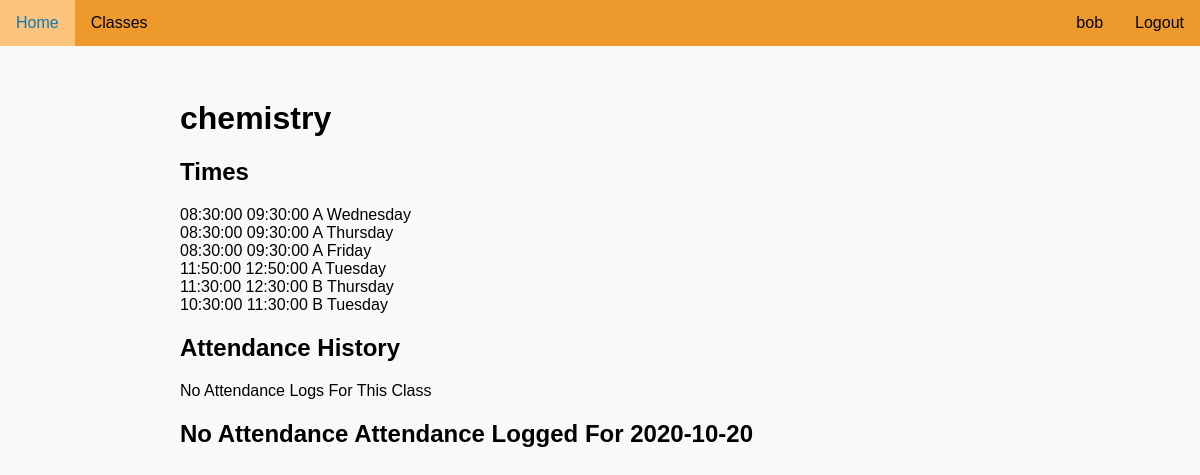
Screenshot of /account/16327/classes/CHEM-1/294 (signed in) with the database file from the repository.
### attendanceproject/models.py (models this page shows)
class User(UserMixin, db.Model):
    __tablename__ = "user"
    id = db.Column(db.Integer, unique=True, nullable=False, primary_key=True)
    fname = db.Column(db.Text(20), nullable=False)
    lname = db.Column(db.Text(20), nullable=False)
    user_code = db.Column(db.Text(8), nullable=False, unique=True)
    email = db.Column(db.Text(50), nullable=False, unique=True)
    password = db.Column(db.Text(90), nullable=False)
    auth = db.Column(db.Text(10), nullable=True)
    tags = db.relationship('Tag', backref='user_tag')
    subjects = db.relationship('UserSubject', back_populates='user')
    attnd_times = db.relationship('AttendanceTime', backref='subject_attnd_times')

class SubjectCode(db.Model):
    __tablename__ = "subject_code"
    id = db.Column(db.Integer, unique=True, nullable=False, primary_key=True)
    name = db.Column(db.Text(50), nullable=False)
    code = db.Column(db.Text(50), unique=True, nullable=False)
    join_code = db.Column(db.Text(10), unique=True, nullable=False)
    users = db.relationship('UserSubject', back_populates='subject')
    times = db.relationship('SubjectTimes', back_populates='subject')
    scanner = db.relationship('Scanner', back_populates='subject')

class SubjectTimes(db.Model):
    __tablename__ = "subject_time"
    id = db.Column(db.Integer, unique=True, nullable=False, primary_key=True)
    subject_id = db.Column(db.Integer, db.ForeignKey('subject_code.id'))
    stime_id = db.Column(db.Integer, db.ForeignKey('times.id'), nullable=False)
    sweek = db.Column(db.Boolean, nullable=False)
    sday = db.Column(db.Integer, nullable=False)
    time = db.relationship('Times', back_populates='subjects')
    subject = db.relationship('SubjectCode', back_populates='times')

class Times(db.Model):
    __tablename__ = "times"
    id = db.Column(db.Integer, unique=True, nullable=False, primary_key=True)
    start_time = db.Column(db.Time, unique=True, nullable=False)
    end_time = db.Column(db.Time, unique=True, nullable=False)
    subjects = db.relationship("SubjectTimes", back_populates='time')

### attendanceproject/routes.py (the view, shortened to what this page needs)
@app.route('/account/<user_code>/classes/<class_code>/<int:day>', methods=["GET", "POST"])
@login_required
def class_code(class_code, user_code, day):
    if day > 365:
        flash('Day number out of range')
        abort(404)
    subject = SubjectCode.query.filter_by(code=class_code).first()
    prev_next = {'next_day':url_for('class_code', class_code=class_code, user_code=user_code, day=day+1),
                 'prev_day':url_for('class_code', class_code=class_code, user_code=user_code, day=day-1),
                 'today':url_for('class_code', class_code=class_code, user_code=user_code, day=datetime.date.today().timetuple().tm_yday)}
    if not subject:
        flash('Class could not be found')
        return redirect(url_for('classes', user_code=current_user.user_code))
    user = User.query.filter_by(user_code=user_code).first()
    if user:
        total_days = day_num() - day
        current_date = datetime.date.today() - datetime.timedelta(days=total_days)
        if (current_user.auth in ['teacher', 'admin'] and class_code in
            [x.subject.code for x in current_user.subjects]) and user == current_user:
            check = check_class_date(subject_date=current_date, subject=subject)
            student_times = [] # Variable for the times of the students in the class
            students_in_class = 0 # Variable used to check if there are students in the class
            if 'student' in [user.user_type for user in subject.users]:
                students_in_class = 1
                for user in subject.users:
                    added_time = False
                    if user.user_type == 'student':
                        if user.user.attnd_times:
                            for t in user.user.attnd_times:
                                if t.time.date() == current_date and t.subject == subject.id:
                                    student_times.append((user.user, t.attnd_status))
                                    added_time = True
                                    break
                            if not added_time:
                                student_times.append((user.user, "N/A"))
                        else:
                            student_times.append((user.user, "N/A"))
            if check:
                return render_template("teacherclass.html", day_num=day_num(), subject=subject, user=current_user,
                                        days=CONSTANT_DAYS, students_in_class=students_in_class,
                                        current_date=current_date.strftime('%d/%m/%y'), student_times=student_times,
                                        time=check, week=current_week(current_date),
                                        day=CONSTANT_DAYS[current_date.isoweekday()-1], prev_next=prev_next,
                                        viewing_day=day)
            return render_template("teacherclass.html", day_num=day_num(), subject=subject, user=current_user,
                                    days=CONSTANT_DAYS, students_in_class=students_in_class,
                                    current_date=current_date.strftime('%d/%m/%y'), student_times=None,
                                    week=current_week(current_date), day=CONSTANT_DAYS[current_date.isoweekday()-1],
                                    prev_next=prev_next, viewing_day=day)
        elif (current_user.auth == 'student' and class_code in
            [x.subject.code for x in current_user.subjects]):
            student_attnd_times = AttendanceTime.query.filter_by(user=user.id, subject=subject.id).all()
            student_attnd_times_weeks = []
            for i in student_attnd_times:
                if ((ceil((i.time.timetuple().tm_yday)/7))) % 2 == 0:
                    student_attnd_times_weeks.append((i, i.time.timetuple().tm_wday, "A"))
                else:
                    student_attnd_times_weeks.append((i, i.time.timetuple().tm_wday, "B"))
            attendance_on_day = None
            for time in student_attnd_times:
                if time.time.date() == (datetime.date(2019, 12, 31) + datetime.timedelta(days=day)):
                    attendance_on_day = time
            return render_template("studentclass.html", subject=subject, days=CONSTANT_DAYS, attnd_times=student_attnd_times_weeks,
                                    attnd_day=attendance_on_day, current_date=current_date)
        else:
            flash('You do not have access to this page')
            return redirect(url_for('classes', user_code=current_user.user_code))
    return render_template("teacherclass.html", subject=subject)

### attendanceproject/models.py (called while the page is built)
@login_manager.user_loader
def load_user(user_id):
    return User.query.get(int(user_id))

### attendanceproject/routes.py (called while the page is built)
def day_num():
    return datetime.date.today().timetuple().tm_yday

### attendanceproject/templates/studentclass.html
{% extends "layout.html" %}
{% block content %}
    <h1>{{ subject.name }}</h1>
    <h2>Times</h2>
    {% if subject.times %}
        <ul>
            {% for time in subject.times %}
                <li>{{ time.time.start_time }} {{ time.time.end_time }} {% if not time.sweek %} A {% else %} B {% endif %} {{ days[time.sday] }}</li>
            {% endfor %}
        </ul>
    {% else %}
        <p>No times set for this class</p>
    {% endif %}
    <h2>Attendance History</h2>
    {% if attnd_times %}
        <ul>
            {% for time in attnd_times %}
                <li>{{ time[0].time.date() }} {{ time[0].time.time() }} {{ time[0].attnd_status }} {{ days[time[1]] }} {{ time[2] }}</li>
            {% endfor %}
        </ul>
    {% else %}
        <p>No Attendance Logs For This Class</p>
    {% endif %}
    {% if attnd_day %}
        <h2>Attendance For {{ attnd_day.time.date() }}</h2>
        <ul>
            <li>{{ attnd_day.time.time() }} {{ attnd_day.attnd_status }}</li>
        </ul>
    {% else %}
        <h2>No Attendance Attendance Logged For {{ current_date }}</h2>
    {% endif %}
{% endblock %}

### attendanceproject/templates/navigation.html (shortened to what this page needs)
<div id='nav'>
    <ul>
        <div id="nav-left">
            {% if current_user.is_authenticated %}
                <li><a href="{{url_for('home')}}">Home</a></li>
                {% if current_user.auth in ['teacher', 'student'] %}
                    <li><a href="{{url_for('classes', user_code=current_user.user_code)}}">Classes</a></li>
                {% endif %}
            {% endif %}
        </div>
        <div id="nav-right">
            {% if current_user.is_authenticated %}
                <li><a href="{{url_for('logout')}}">Logout</a></li>
                <li><a href="{{url_for('account', user_code=current_user.user_code)}}">{{ current_user.fname }}</a></li>
            {% endif %}
        </div>
    </ul>
</div>

### attendanceproject/static/style.css (style rules this page uses)
:root { --main: #ed992b; --headings: #0E79B2; --errors: #C12E47; }
html { font-family: 'Noto Sans JP', sans-serif; background-color: rgb(249, 249, 248); }
body { margin: 0; margin-left: auto; margin-right: auto; }
ul { list-style-type: None; padding-inline-start: 0; }
#nav ul { list-style-type: none; position: fixed; top: 0; width: 100%; margin: 0; padding: 0; background-color: var(--main); min-width: 555px; }
#nav-left li { float: left; }
#nav-right li { float: right; }
#nav li a { display: block; color: black; text-align: center; padding: 14px 16px; text-decoration: none; }

### rows the page displays
User: fname "bob"
SubjectCode: name "chemistry"
SubjectTimes: time.start_time "08:30:00", time.end_time "09:30:00", sweek "A", sday "Wednesday"
SubjectTimes: time.start_time "08:30:00", time.end_time "09:30:00", sweek "A", sday "Thursday"
SubjectTimes: time.start_time "08:30:00", time.end_time "09:30:00", sweek "A", sday "Friday"
SubjectTimes: time.start_time "11:50:00", time.end_time "12:50:00", sweek "A", sday "Tuesday"
SubjectTimes: time.start_time "11:30:00", time.end_time "12:30:00", sweek "B", sday "Thursday"
SubjectTimes: time.start_time "10:30:00", time.end_time "11:30:00", sweek "B", sday "Tuesday"
